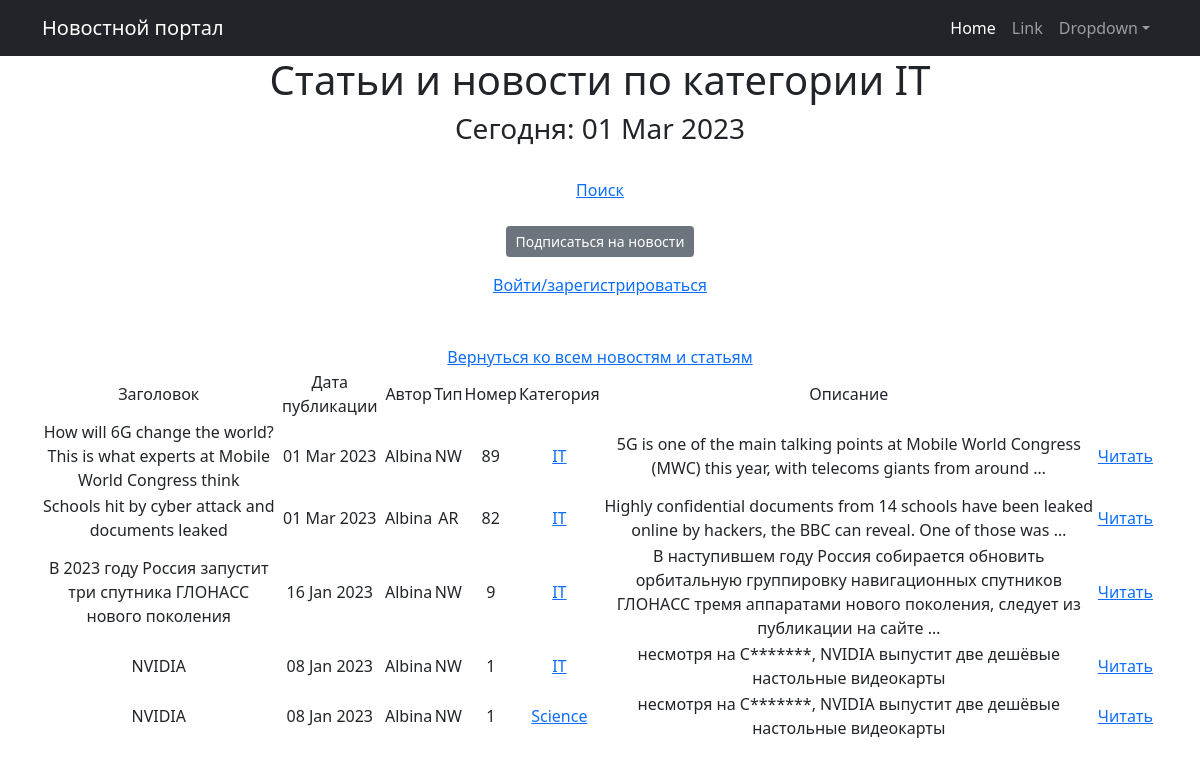
/news/categories/1/, run on the app's committed database.
### news/models.py (models this page shows, shortened)
class Category(models.Model):
    name = models.CharField(max_length=64, unique=True)
    subscribers = models.ManyToManyField(User, related_name='categories')
    class Meta:
        verbose_name = 'Category'
        verbose_name_plural = 'Categories'

class Post(models.Model):
    author = models.ForeignKey(Author, on_delete=models.CASCADE)
    NEWS = 'NW'
    ARTICLE = 'AR'
    CATEGORY_CHOICES = (
        (NEWS, 'Новость'),
        (ARTICLE, 'Статья'),
    )
    categoryType = models.CharField(max_length=2, choices=CATEGORY_CHOICES, default=ARTICLE)
    dateCreation = models.DateTimeField(auto_now_add=True)
    postCategory = models.ManyToManyField(Category, through='PostCategory')
    title = models.CharField(max_length=128)
    text = models.TextField()
    rating = models.SmallIntegerField(default=0)

class Author(models.Model):
    authorUser = models.OneToOneField(User, on_delete=models.CASCADE)
    ratingAuthor = models.SmallIntegerField(default=0)
    def __str__(self):
        return f'{self.authorUser.username}'

### news/views.py (the view)
# urls.py: path('categories/<int:pk>/', CategoryListView.as_view(), name='category_list'),
class CategoryListView(ListView):
    model = Post
    template_name = 'category_list.html'
    context_object_name = 'category_news_list'
    def get_queryset(self):
        self.category = get_object_or_404(Category, id=self.kwargs['pk'])
        queryset = Post.objects.filter(postCategory=self.category).order_by('-dateCreation')
        return queryset
    def get_context_data(self, **kwargs):
        context = super().get_context_data(**kwargs)
        context['is_not_subscriber'] = self.request.user not in self.category.subscribers.all()
        context['category'] = self.category
        return context

### news/templatetags/custom_filters.py (called while the page is built)
@register.filter()
def censor(value):
    censor_replace = str(value)
    for key in censored_words.keys():
        censor_replace = censor_replace.replace(key, censored_words[key])
    return censor_replace

### news/templatetags/custom_tags.py (called while the page is built)
@register.simple_tag()
def current_time(format_string='%d %b %Y'):
   return datetime.utcnow().strftime(format_string)

### templates/category_list.html (shortened to what this page needs)
{% extends 'flatpages/default.html' %}
{% load custom_filters %}
{% load custom_tags %}
{% block content %}
   <h1>Статьи и новости по категории {{category.name}}</h1>
   <h3>Сегодня: {% current_time '%d %b %Y' %}</h3>
<br>
<a href="{% url 'search' %}">Поиск</a><br><br>
{% if is_not_subscriber %}
<p class="text-center"><a href ='{% url "subscribe" category.id %}' class="btn btn-secondary btn-sm">Подписаться на новости</a></p>
{% else %}
<p class="text-center"><a href ='{% url "unsubscribe" category.id %}' class="btn btn-secondary btn-sm"> Отписаться от рассылки по данной категории</a></p>
{% endif %}
{% if user.is_authenticated %}
<a href="{% url 'logout' %}">Выйти из аккаунта</a><br><br><br>
{% else %}
<a href="{% url 'login' %}">Войти/зарегистрироваться</a><br><br><br>
{% endif %}
<a href="{% url 'news' %}">Вернуться ко всем новостям и статьям</a><br>
       <table>
           <tr>
               <td>   Заголовок   </td>
               <td>   Дата публикации   </td>
               <td>   Автор   </td>
               <td>   Тип   </td>
               <td>   Номер   </td>
               <td>   Категория   </td>
               <td>  Описание   </td>
           </tr>
           {% for post in category_news_list %}
           {% for category in post.postCategory.all %}
           <tr>
               <td>{{ post.title|censor }}</td>
               <td>{{ post.dateCreation|date:'d M Y' }}</td>
               <td>{{ post.author }}</td>
               <td>{{ post.categoryType }}</td>
               <td>{{ post.pk }}</td>
               <td>
                   <a href = "{% url 'category_list' category.id %}">{{ category.name }}<a>
               </td>
               <td>{{ post.text|truncatewords:20|censor }}</td>
               <td><a href='{% url 'post_detail' post.id %}'>Читать</a></td>
               <td>
               </td>
               <td>
               </td>
           </tr>
           {% endfor %}
           {% endfor %}
       </table>
<br>
<br><br><br>
{% endblock content %}

### data on the page
Category: name "IT"
Post: title|censor "How will 6G change the world? This is what experts at Mobile World Congress think", dateCreation "01 Mar 2023", author "Albina", categoryType "NW", pk "89", text|censor "5G is one of the main talking points at Mobile World Congress (MWC) this year, with telecoms giants from around …"
Post: title|censor "Schools hit by cyber attack and documents leaked", dateCreation "01 Mar 2023", author "Albina", categoryType "AR", pk "82", text|censor "Highly confidential documents from 14 schools have been leaked online by hackers, the BBC can reveal. One of those was …"
Post: title|censor "В 2023 году Россия запустит три спутника ГЛОНАСС нового поколения", dateCreation "16 Jan 2023", author "Albina", categoryType "NW", pk "9", text|censor "В наступившем году Россия собирается обновить орбитальную группировку навигационных спутников ГЛОНАСС тремя аппаратами нового поколения, следует из публикации на сайте …"
Post: title|censor "NVIDIA", dateCreation "08 Jan 2023", author "Albina", categoryType "NW", pk "1", text|censor "несмотря на C*******, NVIDIA выпустит две дешёвые настольные видеокарты"
Category: name "Science"
